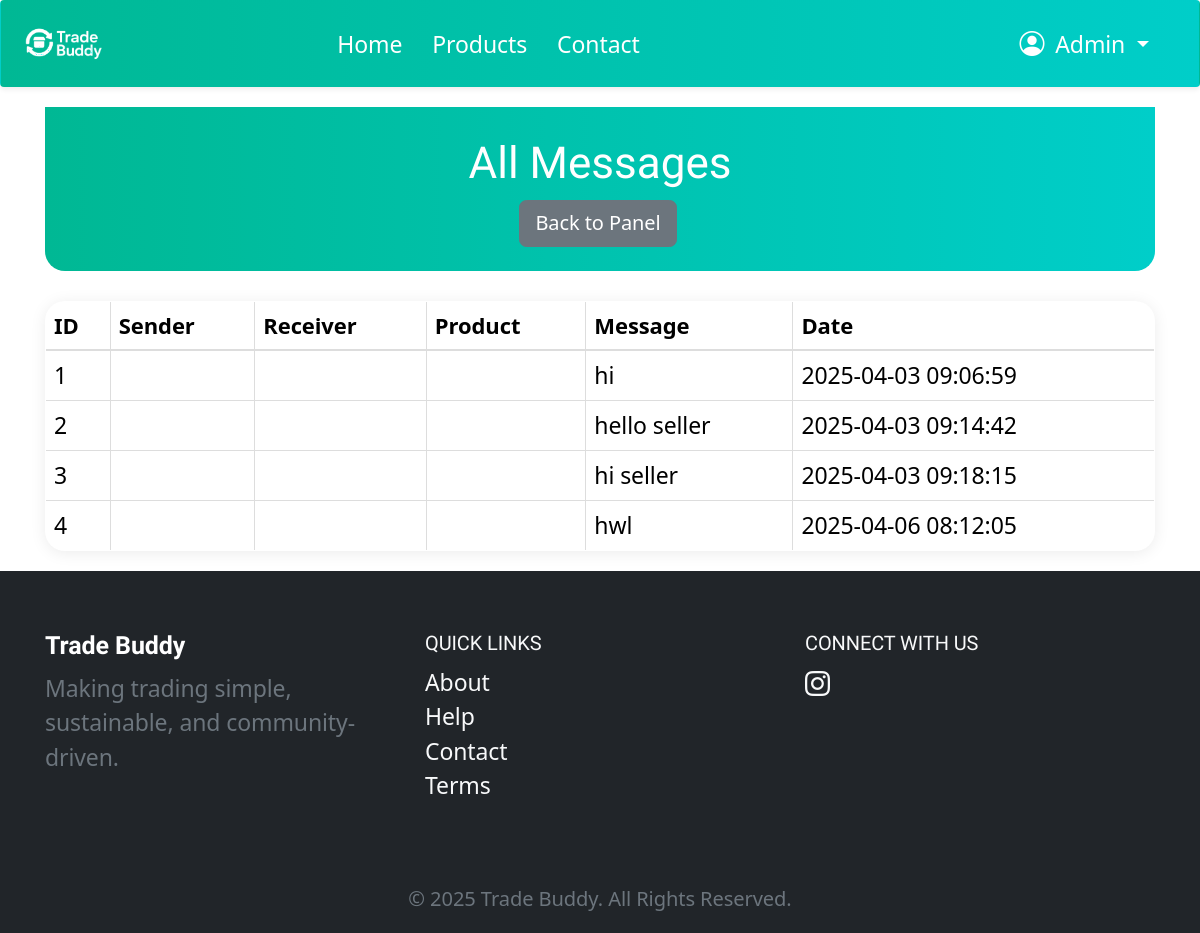
Page /admin_messages.php (signed in) on the earlier database version.
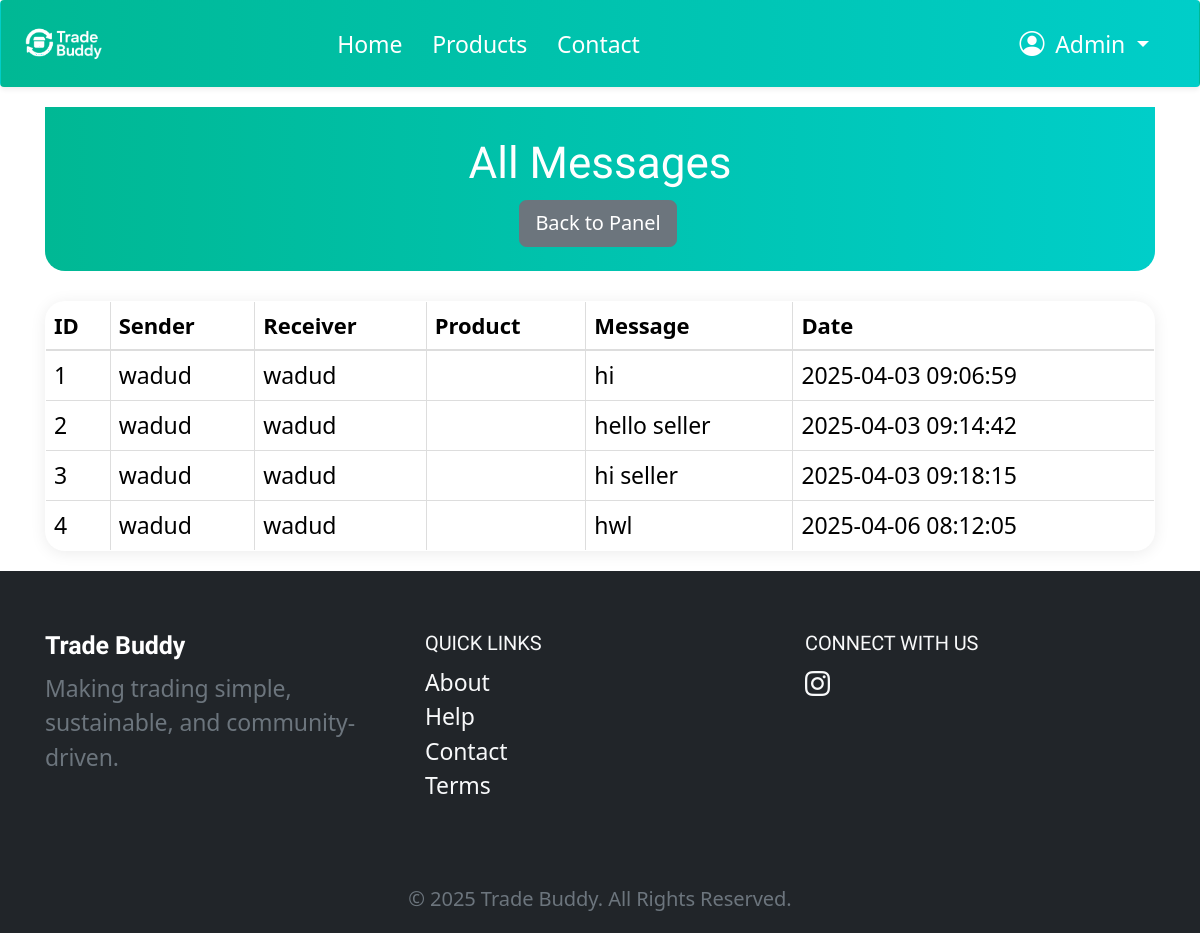
Same page on the later database version.
### tables this page shows
CREATE TABLE `messages` (
  `id` int(11) NOT NULL,
  `sender_id` int(11) NOT NULL,
  `receiver_id` int(11) NOT NULL,
  `product_id` int(11) DEFAULT NULL,
  `message` text NOT NULL,
  `is_read` tinyint(1) DEFAULT 0,
  `created_at` timestamp NOT NULL DEFAULT current_timestamp()
);

CREATE TABLE `customers` (
  `id` int(11) NOT NULL,
  `parent_name` varchar(255) NOT NULL,
  `email` varchar(255) NOT NULL,
  `password` varchar(255) NOT NULL,
  `child_year_grade` varchar(50) DEFAULT NULL,
  `terms_accepted` tinyint(1) NOT NULL DEFAULT 0,
  `created_at` timestamp NOT NULL DEFAULT current_timestamp()
);

### admin_messages.php (the view, shortened to what this page needs)
<?php
require 'db_connect.php';
$sql = 'SELECT m.id, m.sender_id, m.receiver_id, m.product_id, m.message, m.created_at, c1.parent_name AS sender_name, c2.parent_name AS receiver_name, p.product_name FROM messages m LEFT JOIN customers c1 ON m.sender_id = c1.id LEFT JOIN customers c2 ON m.receiver_id = c2.id LEFT JOIN products p ON m.product_id = p.id';
$result = $conn->query($sql);
?>
<!DOCTYPE html>
<html lang="en">
<head>
    <link rel="stylesheet" href="css/bootstrap.css">
    <link rel="stylesheet" href="css/style.css">
</head>
<body>
<?php include 'navbar.php'; ?>
<div class="container">
    <div class="admin-table-header mb-4">
        <h2 class="mb-2">All Messages</h2>
        <a href="admin_panel.php" class="btn btn-secondary">Back to Panel</a>
    </div>
    <table class="table table-bordered">
        <thead><tr><th>ID</th><th>Sender</th><th>Receiver</th><th>Product</th><th>Message</th><th>Date</th></tr></thead>
        <tbody>
        <?php while($row = $result->fetch_assoc()): ?>
            <tr>
                <td><?php echo $row['id']; ?></td>
                <td><?php echo htmlspecialchars($row['sender_name']); ?></td>
                <td><?php echo htmlspecialchars($row['receiver_name']); ?></td>
                <td><?php echo htmlspecialchars($row['product_name']); ?></td>
                <td><?php echo htmlspecialchars($row['message']); ?></td>
                <td><?php echo htmlspecialchars($row['created_at']); ?></td>
            </tr>
        <?php endwhile; ?>
        </tbody>
    </table>
</div>
<?php include 'footer.php'; ?>
</body>
</html>

Differences in the rows shown:
changed through a linked row, messages "hi": sender.parent_name (not shown) → "wadud"
changed through a linked row, messages "hello seller": sender.parent_name (not shown) → "wadud"
changed through a linked row, messages "hi seller": sender.parent_name (not shown) → "wadud"; receiver.parent_name (not shown) → "wadud"
changed through a linked row, messages "hwl": sender.parent_name (not shown) → "wadud"
